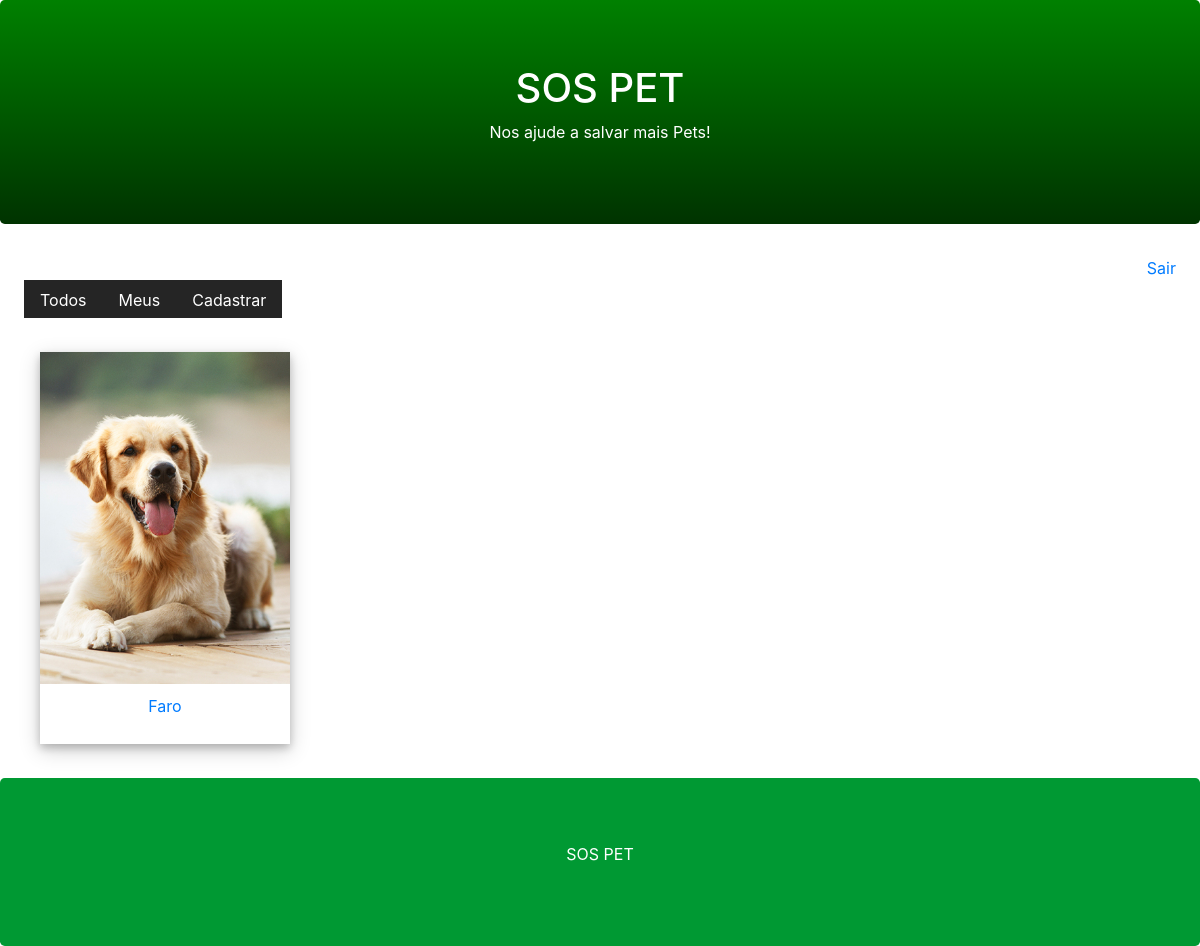
The app's page /pet/user/ (signed in) with its own data.
### core/models.py (models this page shows, shortened)
class Pet(models.Model):
    city = models.CharField(max_length=100)
    description = models.TextField()
    phone = models.CharField(max_length=11, null=True)
    email = models.EmailField(null=True, blank=True)
    user = models.ForeignKey(User, on_delete=models.CASCADE)
    end_date = models.DateTimeField(null=True, blank=True)
    begin_date = models.DateTimeField(auto_now_add=True)
    active = models.BooleanField(default=True)
    photo = models.ImageField(upload_to='pet', blank=True, null=True)
    class Meta:
        db_table = 'pet_lost'

### core/views.py (the view)
# urls.py: path('pet/user/', views.list_user_pets),
@login_required(login_url='/login/')
def list_user_pets(request):
    pet = Pet.objects.filter(active=True, user=request.user)
    return render(request, 'list.html', {'pet':pet})

### templates/list.html (shortened to what this page needs)
{% extends "model-page.html" %}
{% block content %}
    <div class="container">
            <div class="row">
                {% for p in pet %}
                    <div class="col-sm-12 col-md-6 col-lg-4">
                        <a href="../detail/{{ p.id }}">
                            <div class="polaroid">
                                <img src="{{ p.photo.url }}" alt="Norway" style="width:100%">
                                <div class="container">
                                    <p>{{ p.city }}</p>
                                </div>
                            </div>
                        </a>
                        <br>
                    </div>
                {% endfor %}
            </div>
        </div>
{% endblock %}

### templates/list.html (style rules this page uses)
div.polaroid { width: 250px; box-shadow: 0 4px 8px 0 rgba(0, 0, 0, 0.2), 0 6px 20px 0 rgba(0, 0, 0, 0.19); text-align: center; }
div.container { padding: 10px; }

### records on screen
Pet: photo (picture), city "Faro"
